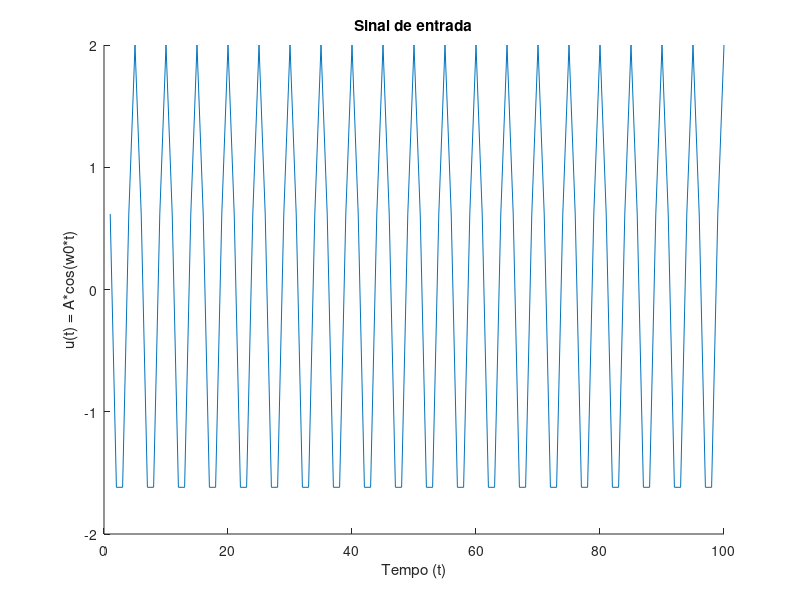
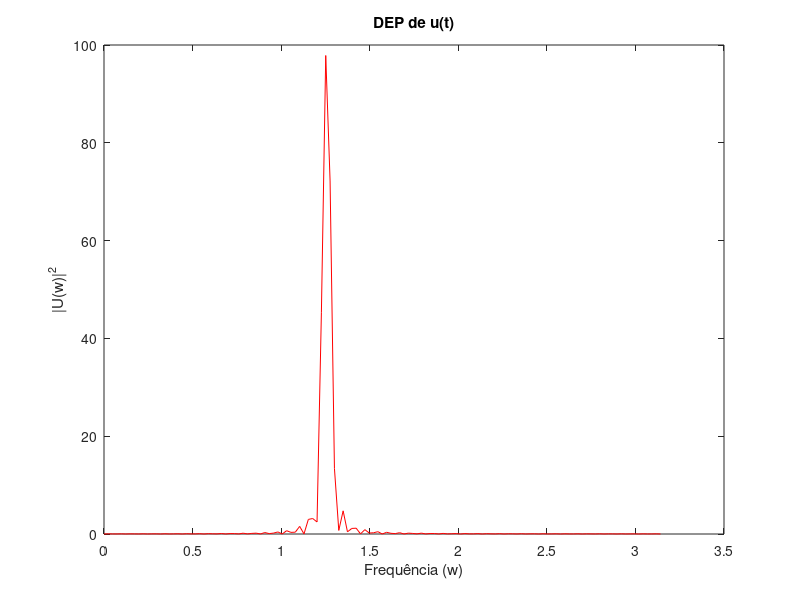

MATLAB code to generate these figures, in order:
% Systems Identification 
% Example 2.1 of the book System Identification: Theory for the User (2nd Edition).

clc
close all
clear all

N0 = 5;
s = 20;
N = s*N0;
A = 2;
t = [1:1:N];
w0 = 2*pi/N0;

u = A*cos(w0*t);

figure(1)
hold on
plot(t,u), xlabel('Tempo (t)'),ylabel('u(t) = A*cos(w0*t)'), title('Sinal de entrada')

t=1:N;
w=linspace(0,pi,129);
for index_w=1:size(w,2)
    Un(index_w)=sum(u.*exp(-i*w(index_w)*t));
end
Un=1/sqrt(N)*Un;

figure(2)
plot(w,abs(Un).^2,'r'),xlabel('Frequência (w)'),ylabel('|U(w)|^2'), title('DEP de u(t)')

hold off
